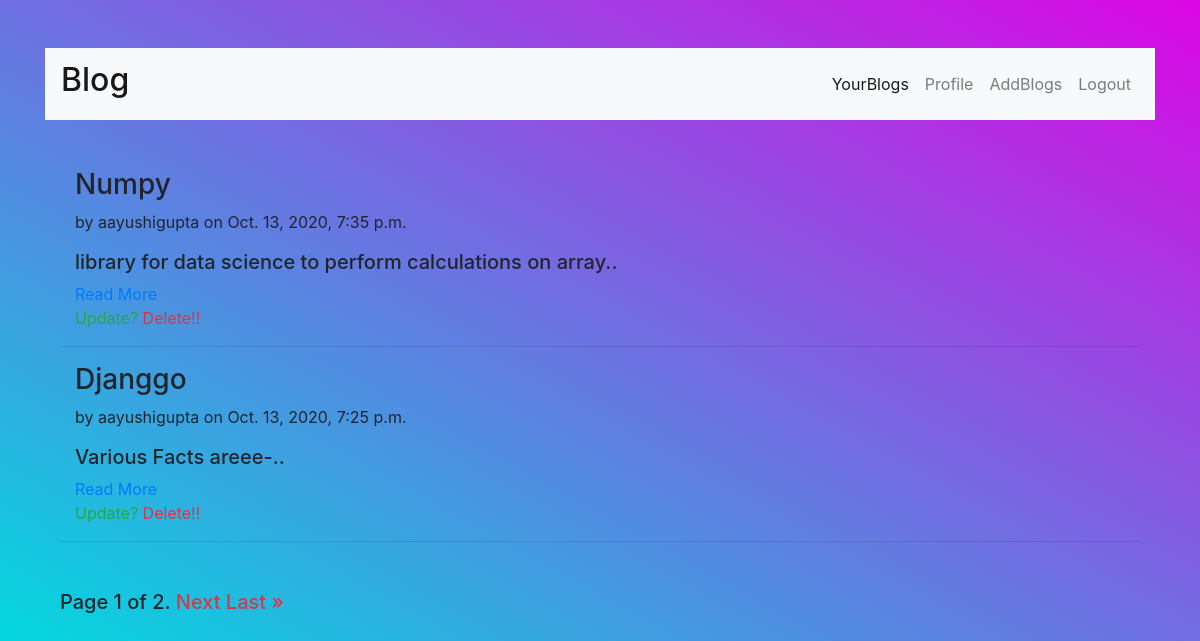
The app's page /home/ (signed in) with its own data.
### blog/models.py (models this page shows)
class Posts(models.Model):
    post_id=models.AutoField(primary_key=True)
    title=models.CharField(max_length=100)
    content=models.TextField()
    date_posted=models.DateTimeField(default=timezone.now)
    author=models.ForeignKey(User,on_delete=models.CASCADE)

### blog/views.py (the view)
# urls.py: 2. Add a URL to urlpatterns:  path('', views.home, name='home')
@login_required(login_url='/register')
def home(request):
    nm=request.user
    posts = Posts.objects.filter(author = request.user).order_by('-date_posted')
    paginator = Paginator(posts, 2)
    page_number = request.GET.get('page')
    page_obj = paginator.get_page(page_number)
    posts={'page_obj': page_obj,'posts':posts,'nm':nm}
    return render(request,'home.html',posts)

### templates/home.html (shortened to what this page needs)
{% extends  'basic2.html' %}
{% block body%}
<div class="container my-5">
	{% for post in page_obj %}
	<div class="col-12 ">
<h3>{{post.title}}</h3>
		<p>by {{post.author}} on {{post.date_posted}}</p>
        <h5>{{post.content|slice:"0:400"}}..</h5>
<a class="text-primary" href="/posts_view/{{post.post_id}}">Read More</a><br>
<a class="text-success" href="/update_post/{{post.post_id}}">Update?</a>
<a class="text-danger" href="/delete_blog/{{post.post_id}}">Delete!!</a>
</div>
<hr>
{% endfor%}
</div>
<div class="container">
  <h5>
<div class="pagination">
    <span class="step-links">
        <span class="current">
            Page {{ page_obj.number }} of {{ page_obj.paginator.num_pages }}.
        </span>
        {% if page_obj.has_next %}
            <a href="?page={{ page_obj.next_page_number }}" class="text-danger">Next</a>
            <a href="?page={{ page_obj.paginator.num_pages }}" class="text-danger">Last &raquo;</a>
        {% endif %}
    </span>
</div>
</h5>
</div>
{% endblock %}

### templates/basic2.html (shortened to what this page needs)
<!DOCTYPE html>
<html>
<head>
      <link rel="stylesheet" href="https://maxcdn.bootstrapcdn.com/bootstrap/4.4.1/css/bootstrap.min.css">
</head>
<body>
<header class="my-5 container">
<nav class="navbar navbar-expand-lg navbar-light bg-light my-5">
  <a class="navbar-brand" href="/"><h2>Blog</h2></a>
  <div class="collapse navbar-collapse" id="navbarNavAltMarkup">
    <div class="navbar-nav ml-auto">
      <a class="nav-item nav-link active" href="/home">YourBlogs <span class="sr-only">(current)</span></a>
      <a class="nav-item nav-link" href="/profile">Profile</a>
      <a class="nav-item nav-link" href="/add_post">AddBlogs</a>
      <a class="nav-item nav-link text-align-right" href="/logout_page">Logout</a>
 </div>
  </div>
</nav>
</header>
 <div class="container my-5">
 {% block body %} {% endblock %}
</div>
</body>
</html>

### templates/basic2.html (style rules this page uses)
body { background-image: linear-gradient(to top right,#00dbdf,#dc06e4); justify-content: center; align-items: center; }

### records on screen
Posts: title "Numpy", author "aayushigupta", date_posted "Oct. 13, 2020, 7:35 p.m.", content "library for data science to perform calculations on array"
Posts: title "Djanggo", author "aayushigupta", date_posted "Oct. 13, 2020, 7:25 p.m.", content "Various Facts areee-"

### other values on screen
{{ page_obj.number }} "1"
{{ page_obj.paginator.num_pages }} "2"
